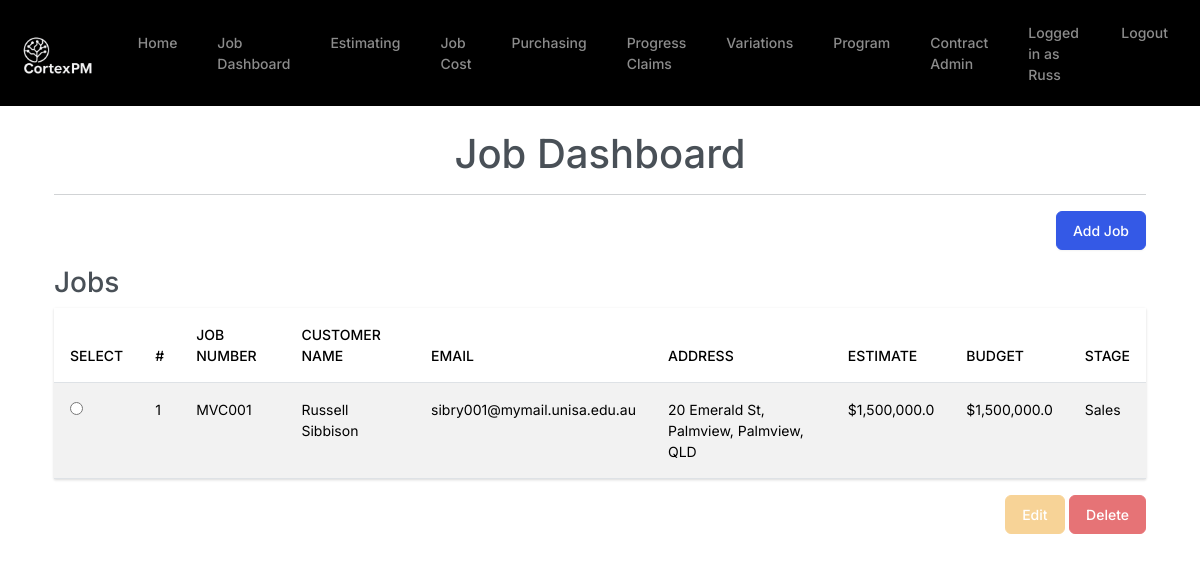
Screenshot of /job-dashboard (signed in) with the database file from the repository.
### website/models.py (models this page shows)
class User(db.Model, UserMixin):
    id = db.Column(db.Integer, primary_key=True)
    email = db.Column(db.String(150), unique=True)
    password = db.Column(db.String(150))
    first_name = db.Column(db.String(150))
    jobs = db.relationship('Job', backref='user', lazy=True)

class Job(db.Model):
    id = db.Column(db.Integer, primary_key=True)
    job_number = db.Column(db.String(20), unique=True, nullable=False)
    customer_first_name = db.Column(db.String(100), nullable=False)
    customer_last_name = db.Column(db.String(100), nullable=False)
    customer_email = db.Column(db.String(120))  # New field for customer email
    address_street = db.Column(db.String(200), nullable=False)
    address_suburb = db.Column(db.String(100), nullable=False)
    address_city = db.Column(db.String(100), nullable=False)
    address_state = db.Column(db.String(50), nullable=False)
    address_postcode = db.Column(db.String(10), nullable=False)  # New field for postcode
    budget = db.Column(db.Float, nullable=False)
    status = db.Column(db.String(50), default='Pending')
    stage = db.Column(db.String(50))
    user_id = db.Column(db.Integer, db.ForeignKey('user.id'), nullable=False)
    cost_items = db.relationship('CostItem', backref='job', lazy=True)

### website/views.py (the view, shortened to what this page needs)
@views.route('/job-dashboard', methods=['GET', 'POST'])
@login_required
def job_dashboard():
    jobs = Job.query.all()
    return render_template("job_dashboard.html", user=current_user, jobs=jobs)

### website/__init__.py (called while the page is built)
def create_app():
    app = Flask(__name__, static_folder='static', template_folder='templates')
    app.config['SECRET_KEY'] = 'your_secret_key'
    app.config['SQLALCHEMY_DATABASE_URI'] = f'sqlite:///{path.join(path.dirname(__file__), DB_NAME)}'
    db.init_app(app)
    from .views import views
    from .auth import auth
    app.register_blueprint(views, url_prefix='/')
    app.register_blueprint(auth, url_prefix='/')
    create_database(app)  # Call the function to create the database
    login_manager = LoginManager()
    login_manager.login_view = 'auth.login'  # Redirect to the login page if not logged in
    login_manager.init_app(app)
    @login_manager.user_loader
    def load_user(id):
        from .models import User  # Import User here to avoid circular imports
        return User.query.get(int(id))
    return app

### website/templates/job_dashboard.html (shortened to what this page needs)
{% extends "base.html" %}
{% block content %}
<div class="container mt-4">
    <h1 class="text-center">Job Dashboard</h1>
    <hr />
    <div class="text-end mb-3">
        <button class="btn btn-primary" data-bs-toggle="modal" data-bs-target="#addJobModal">Add Job</button>
    </div>
    <h3>Jobs</h3>
    <table class="table table-striped" id="jobs-table">
        <thead>
            <tr>
                <th>Select</th>
                <th>#</th>
                <th>Job Number</th>
                <th>Customer Name</th>
                <th>Email</th>
                <th>Address</th>
                <th>Estimate</th>
                <th>Budget</th>
                <th>Stage</th>
            </tr>
        </thead>
        <tbody>
            {% for job in jobs %}
            <tr data-job-id="{{ job.id }}">
                <td>
                    <input type="radio" name="selectedJob" value="{{ job.id }}" onclick="enableActionButtons()">
                </td>
                <td>{{ loop.index }}</td>
                <td>{{ job.job_number }}</td>
                <td>{{ job.customer_first_name }} {{ job.customer_last_name }}</td>
                <td>{{ job.customer_email }}</td>
                <td>{{ job.address_street }}, {{ job.address_suburb }}, {{ job.address_city }}, {{ job.address_state }}</td>
                <td>${{ '{:,}'.format(job.estimate) if job.estimate else '{:,}'.format(job.budget) }}</td>
                <td>${{ '{:,}'.format(job.budget) }}</td>
                <td>{{ job.stage }}</td>
            </tr>
            {% endfor %}
        </tbody>
    </table>
    <div class="text-end mt-3">
        <button id="editButton" class="btn btn-warning" data-bs-toggle="modal" data-bs-target="#editJobModal" onclick="populateEditModal()" disabled>Edit</button>
        <button id="deleteButton" class="btn btn-danger" data-bs-toggle="modal" data-bs-target="#deleteJobModal" onclick="setDeleteJobId()" disabled>Delete</button>
    </div>
</div>
{% endblock %}

### website/templates/base.html (shortened to what this page needs)
<!DOCTYPE html>
<html lang="en">
<head>
    <link href="{{ url_for('static', filename='css/bootstrap.min.css') }}" rel="stylesheet">
    <link rel="stylesheet" href="{{ url_for('static', filename='css/custom.css') }}">
</head>
<body>
    <nav class="navbar navbar-expand-lg navbar-dark bg-black">
        <div class="container-fluid">
            <a class="navbar-brand" href="/">
                <img src="{{ url_for('static', filename='images/Cortex Inverted Logo Trimmed.jpg') }}" alt="Logo" height="40" class="d-inline-block align-text-top">
            </a>
            <div class="collapse navbar-collapse" id="navbar">
              <div class="navbar-nav">
                {% if user.is_authenticated %}
                <a class="nav-item nav-link" id="home" href="/">Home</a>
                <a class="nav-item nav-link" id="jobDashboard" href="/job-dashboard">Job Dashboard</a>
                <a class="nav-item nav-link" id="estimating" href="/estimating">Estimating</a>
                <a class="nav-item nav-link" id="jobCost" href="/job-cost">Job Cost</a>
                <a class="nav-item nav-link" id="purchasing" href="/purchasing">Purchasing</a>
                <a class="nav-item nav-link" id="progressClaims" href="/progress-claims">Progress Claims</a>
                <a class="nav-item nav-link" id="variations" href="/variations">Variations</a>
                <a class="nav-item nav-link" id="program" href="/program">Program</a>
                <a class="nav-item nav-link" id="contractAdmin" href="/contract-admin">Contract Admin</a>
                {% else %}
                <a class="nav-item nav-link" id="signUp" href="/sign-up">Create Account</a>
                <a class="nav-item nav-link" id="login" href="/login">Login</a>
                {% endif %}
              </div>
              <div class="navbar-nav ms-auto">
                {% if user.is_authenticated %}
                <span class="nav-item nav-link">Logged in as {{ user.first_name }}</span>
                <a class="nav-item nav-link" id="logout" href="/logout">Logout</a>
                {% endif %}
              </div>
            </div>
        </div>
      </nav>
    <div class="container">
        {% block content %}{% endblock %}
    </div>
</body>
</html>

### rows the page displays
User: first_name "Russ"
Job: job_number "MVC001", customer_first_name "Russell", customer_last_name "Sibbison", customer_email "sibry001@mymail.unisa.edu.au", address_street "20 Emerald St", address_suburb "Palmview", address_city "Palmview", address_state "QLD", budget "1,500,000.0", stage "Sales"
